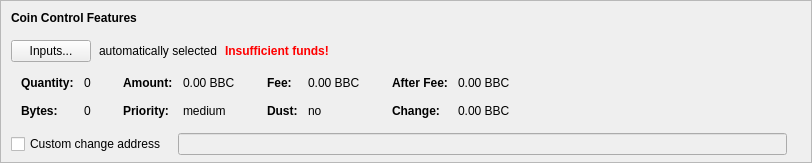
    <widget class="QFrame" name="frameCoinControl">
     <property name="sizePolicy">
      <sizepolicy hsizetype="Expanding" vsizetype="Expanding">
       <horstretch>0</horstretch>
       <verstretch>0</verstretch>
      </sizepolicy>
     </property>
     <property name="maximumSize">
      <size>
       <width>16777215</width>
       <height>16777215</height>
      </size>
     </property>
     <property name="frameShape">
      <enum>QFrame::StyledPanel</enum>
     </property>
     <property name="frameShadow">
      <enum>QFrame::Sunken</enum>
     </property>
     <layout class="QVBoxLayout" name="verticalLayoutCoinControl2">
      <property name="spacing">
       <number>0</number>
      </property>
      <property name="leftMargin">
       <number>0</number>
      </property>
      <property name="topMargin">
       <number>0</number>
      </property>
      <property name="rightMargin">
       <number>0</number>
      </property>
      <property name="bottomMargin">
       <number>6</number>
      </property>
      <item>
       <layout class="QVBoxLayout" name="verticalLayoutCoinControl" stretch="0,0,0,0,1">
        <property name="spacing">
         <number>0</number>
        </property>
        <property name="leftMargin">
         <number>10</number>
        </property>
        <property name="topMargin">
         <number>10</number>
        </property>
        <item>
         <layout class="QHBoxLayout" name="horizontalLayoutCoinControl1">
          <property name="bottomMargin">
           <number>15</number>
          </property>
          <item>
           <widget class="QLabel" name="labelCoinControlFeatures">
            <property name="sizePolicy">
             <sizepolicy hsizetype="Preferred" vsizetype="Maximum">
              <horstretch>0</horstretch>
              <verstretch>0</verstretch>
             </sizepolicy>
            </property>
            <property name="font">
             <font>
              <weight>75</weight>
              <bold>true</bold>
             </font>
            </property>
            <property name="styleSheet">
             <string notr="true">font-weight:bold;</string>
            </property>
            <property name="text">
             <string>Coin Control Features</string>
            </property>
           </widget>
          </item>
         </layout>
        </item>
        <item>
         <layout class="QHBoxLayout" name="horizontalLayoutCoinControl2" stretch="0,0,0,0">
          <property name="spacing">
           <number>8</number>
          </property>
          <property name="bottomMargin">
           <number>10</number>
          </property>
          <item>
           <widget class="QPushButton" name="pushButtonCoinControl">
            <property name="styleSheet">
             <string notr="true"/>
            </property>
            <property name="text">
             <string>Inputs...</string>
            </property>
            <property name="autoDefault">
             <bool>false</bool>
            </property>
           </widget>
          </item>
          <item>
           <widget class="QLabel" name="labelCoinControlAutomaticallySelected">
            <property name="text">
             <string>automatically selected</string>
            </property>
            <property name="margin">
             <number>5</number>
            </property>
           </widget>
          </item>
          <item>
           <widget class="QLabel" name="labelCoinControlInsuffFunds">
            <property name="font">
             <font>
              <weight>75</weight>
              <bold>true</bold>
             </font>
            </property>
            <property name="styleSheet">
             <string notr="true">color:red;font-weight:bold;</string>
            </property>
            <property name="text">
             <string>Insufficient funds!</string>
            </property>
            <property name="margin">
             <number>5</number>
            </property>
           </widget>
          </item>
          <item>
           <spacer name="horizontalSpacerCoinControl">
            <property name="orientation">
             <enum>Qt::Horizontal</enum>
            </property>
            <property name="sizeHint" stdset="0">
             <size>
              <width>40</width>
              <height>1</height>
             </size>
            </property>
           </spacer>
          </item>
         </layout>
        </item>
        <item>
         <widget class="QWidget" name="widgetCoinControl" native="true">
          <property name="sizePolicy">
           <sizepolicy hsizetype="Preferred" vsizetype="Preferred">
            <horstretch>0</horstretch>
            <verstretch>0</verstretch>
           </sizepolicy>
          </property>
          <property name="minimumSize">
           <size>
            <width>0</width>
            <height>0</height>
           </size>
          </property>
          <property name="styleSheet">
           <string notr="true"/>
          </property>
          <layout class="QHBoxLayout" name="horizontalLayoutCoinControl5">
           <property name="leftMargin">
            <number>0</number>
           </property>
           <property name="topMargin">
            <number>0</number>
           </property>
           <property name="rightMargin">
            <number>0</number>
           </property>
           <property name="bottomMargin">
            <number>0</number>
           </property>
           <item>
            <layout class="QHBoxLayout" name="horizontalLayoutCoinControl3" stretch="0,0,0,1">
             <property name="spacing">
              <number>20</number>
             </property>
             <property name="topMargin">
              <number>0</number>
             </property>
             <property name="bottomMargin">
              <number>10</number>
             </property>
             <item>
              <layout class="QFormLayout" name="formLayoutCoinControl1">
               <property name="horizontalSpacing">
                <number>10</number>
               </property>
               <property name="verticalSpacing">
                <number>14</number>
               </property>
               <property name="leftMargin">
                <number>10</number>
               </property>
               <property name="topMargin">
                <number>4</number>
               </property>
               <property name="rightMargin">
                <number>6</number>
               </property>
               <item row="0" column="0">
                <widget class="QLabel" name="labelCoinControlQuantityText">
                 <property name="font">
                  <font>
                   <weight>75</weight>
                   <bold>true</bold>
                  </font>
                 </property>
                 <property name="text">
                  <string>Quantity:</string>
                 </property>
                 <property name="margin">
                  <number>0</number>
                 </property>
                </widget>
               </item>
               <item row="0" column="1">
                <widget class="QLabel" name="labelCoinControlQuantity">
                 <property name="cursor">
                  <cursorShape>IBeamCursor</cursorShape>
                 </property>
                 <property name="contextMenuPolicy">
                  <enum>Qt::ActionsContextMenu</enum>
                 </property>
                 <property name="text">
                  <string notr="true">0</string>
                 </property>
                 <property name="margin">
                  <number>0</number>
                 </property>
                 <property name="textInteractionFlags">
                  <set>Qt::LinksAccessibleByMouse|Qt::TextSelectableByKeyboard|Qt::TextSelectableByMouse</set>
                 </property>
                </widget>
               </item>
               <item row="1" column="0">
                <widget class="QLabel" name="labelCoinControlBytesText">
                 <property name="font">
                  <font>
                   <weight>75</weight>
                   <bold>true</bold>
                  </font>
                 </property>
                 <property name="text">
                  <string>Bytes:</string>
                 </property>
                </widget>
               </item>
               <item row="1" column="1">
                <widget class="QLabel" name="labelCoinControlBytes">
                 <property name="cursor">
                  <cursorShape>IBeamCursor</cursorShape>
                 </property>
                 <property name="contextMenuPolicy">
                  <enum>Qt::ActionsContextMenu</enum>
                 </property>
                 <property name="text">
                  <string notr="true">0</string>
                 </property>
                 <property name="textInteractionFlags">
                  <set>Qt::LinksAccessibleByMouse|Qt::TextSelectableByKeyboard|Qt::TextSelectableByMouse</set>
                 </property>
                </widget>
               </item>
              </layout>
             </item>
             <item>
              <layout class="QFormLayout" name="formLayoutCoinControl2">
               <property name="horizontalSpacing">
                <number>10</number>
               </property>
               <property name="verticalSpacing">
                <number>14</number>
               </property>
               <property name="leftMargin">
                <number>6</number>
               </property>
               <property name="topMargin">
                <number>4</number>
               </property>
               <property name="rightMargin">
                <number>6</number>
               </property>
               <item row="0" column="0">
                <widget class="QLabel" name="labelCoinControlAmountText">
                 <property name="font">
                  <font>
                   <weight>75</weight>
                   <bold>true</bold>
                  </font>
                 </property>
                 <property name="text">
                  <string>Amount:</string>
                 </property>
                 <property name="margin">
                  <number>0</number>
                 </property>
                </widget>
               </item>
               <item row="0" column="1">
                <widget class="QLabel" name="labelCoinControlAmount">
                 <property name="cursor">
                  <cursorShape>IBeamCursor</cursorShape>
                 </property>
                 <property name="contextMenuPolicy">
                  <enum>Qt::ActionsContextMenu</enum>
                 </property>
                 <property name="text">
                  <string notr="true">0.00 BBC</string>
                 </property>
                 <property name="textInteractionFlags">
                  <set>Qt::LinksAccessibleByMouse|Qt::TextSelectableByKeyboard|Qt::TextSelectableByMouse</set>
                 </property>
                </widget>
               </item>
               <item row="1" column="0">
                <widget class="QLabel" name="labelCoinControlPriorityText">
                 <property name="font">
                  <font>
                   <weight>75</weight>
                   <bold>true</bold>
                  </font>
                 </property>
                 <property name="text">
                  <string>Priority:</string>
                 </property>
                </widget>
               </item>
               <item row="1" column="1">
                <widget class="QLabel" name="labelCoinControlPriority">
                 <property name="cursor">
                  <cursorShape>IBeamCursor</cursorShape>
                 </property>
                 <property name="contextMenuPolicy">
                  <enum>Qt::ActionsContextMenu</enum>
                 </property>
                 <property name="text">
                  <string>medium</string>
                 </property>
                 <property name="textInteractionFlags">
                  <set>Qt::LinksAccessibleByMouse|Qt::TextSelectableByKeyboard|Qt::TextSelectableByMouse</set>
                 </property>
                </widget>
               </item>
              </layout>
             </item>
             <item>
              <layout class="QFormLayout" name="formLayoutCoinControl3">
               <property name="horizontalSpacing">
                <number>10</number>
               </property>
               <property name="verticalSpacing">
                <number>14</number>
               </property>
               <property name="leftMargin">
                <number>6</number>
               </property>
               <property name="topMargin">
                <number>4</number>
               </property>
               <property name="rightMargin">
                <number>6</number>
               </property>
               <item row="0" column="0">
                <widget class="QLabel" name="labelCoinControlFeeText">
                 <property name="font">
                  <font>
                   <weight>75</weight>
                   <bold>true</bold>
                  </font>
                 </property>
                 <property name="text">
                  <string>Fee:</string>
                 </property>
                 <property name="margin">
                  <number>0</number>
                 </property>
                </widget>
               </item>
               <item row="0" column="1">
                <widget class="QLabel" name="labelCoinControlFee">
                 <property name="cursor">
                  <cursorShape>IBeamCursor</cursorShape>
                 </property>
                 <property name="contextMenuPolicy">
                  <enum>Qt::ActionsContextMenu</enum>
                 </property>
                 <property name="text">
                  <string notr="true">0.00 BBC</string>
                 </property>
                 <property name="textInteractionFlags">
                  <set>Qt::LinksAccessibleByMouse|Qt::TextSelectableByKeyboard|Qt::TextSelectableByMouse</set>
                 </property>
                </widget>
               </item>
               <item row="1" column="0">
                <widget class="QLabel" name="labelCoinControlLowOutputText">
                 <property name="font">
                  <font>
                   <weight>75</weight>
                   <bold>true</bold>
                  </font>
                 </property>
                 <property name="text">
                  <string>Dust:</string>
                 </property>
                </widget>
               </item>
               <item row="1" column="1">
                <widget class="QLabel" name="labelCoinControlLowOutput">
                 <property name="cursor">
                  <cursorShape>IBeamCursor</cursorShape>
                 </property>
                 <property name="contextMenuPolicy">
                  <enum>Qt::ActionsContextMenu</enum>
                 </property>
                 <property name="text">
                  <string>no</string>
                 </property>
                 <property name="textInteractionFlags">
                  <set>Qt::LinksAccessibleByMouse|Qt::TextSelectableByKeyboard|Qt::TextSelectableByMouse</set>
                 </property>
                </widget>
               </item>
              </layout>
             </item>
             <item>
              <layout class="QFormLayout" name="formLayoutCoinControl4">
               <property name="horizontalSpacing">
                <number>10</number>
               </property>
               <property name="verticalSpacing">
                <number>14</number>
               </property>
               <property name="leftMargin">
                <number>6</number>
               </property>
               <property name="topMargin">
                <number>4</number>
               </property>
               <property name="rightMargin">
                <number>6</number>
               </property>
               <item row="0" column="0">
                <widget class="QLabel" name="labelCoinControlAfterFeeText">
                 <property name="font">
                  <font>
                   <weight>75</weight>
                   <bold>true</bold>
                  </font>
                 </property>
                 <property name="text">
                  <string>After Fee:</string>
                 </property>
                 <property name="margin">
                  <number>0</number>
                 </property>
                </widget>
               </item>
               <item row="0" column="1">
                <widget class="QLabel" name="labelCoinControlAfterFee">
                 <property name="cursor">
                  <cursorShape>IBeamCursor</cursorShape>
                 </property>
                 <property name="contextMenuPolicy">
                  <enum>Qt::ActionsContextMenu</enum>
                 </property>
                 <property name="text">
                  <string notr="true">0.00 BBC</string>
                 </property>
                 <property name="textInteractionFlags">
                  <set>Qt::LinksAccessibleByMouse|Qt::TextSelectableByKeyboard|Qt::TextSelectableByMouse</set>
                 </property>
                </widget>
               </item>
               <item row="1" column="0">
                <widget class="QLabel" name="labelCoinControlChangeText">
                 <property name="font">
                  <font>
                   <weight>75</weight>
                   <bold>true</bold>
                  </font>
                 </property>
                 <property name="text">
                  <string>Change:</string>
                 </property>
                </widget>
               </item>
               <item row="1" column="1">
                <widget class="QLabel" name="labelCoinControlChange">
                 <property name="cursor">
                  <cursorShape>IBeamCursor</cursorShape>
                 </property>
                 <property name="contextMenuPolicy">
                  <enum>Qt::ActionsContextMenu</enum>
                 </property>
                 <property name="text">
                  <string notr="true">0.00 BBC</string>
                 </property>
                 <property name="textInteractionFlags">
                  <set>Qt::LinksAccessibleByMouse|Qt::TextSelectableByKeyboard|Qt::TextSelectableByMouse</set>
                 </property>
                </widget>
               </item>
              </layout>
             </item>
            </layout>
           </item>
          </layout>
         </widget>
        </item>
        <item>
         <layout class="QHBoxLayout" name="horizontalLayoutCoinControl4" stretch="0,0,0">
          <property name="spacing">
           <number>12</number>
          </property>
          <property name="sizeConstraint">
           <enum>QLayout::SetDefaultConstraint</enum>
          </property>
          <property name="topMargin">
           <number>5</number>
          </property>
          <property name="rightMargin">
           <number>5</number>
          </property>
          <item>
           <widget class="QCheckBox" name="checkBoxCoinControlChange">
            <property name="toolTip">
             <string>If this is activated, but the change address is empty or invalid, change will be sent to a newly generated address.</string>
            </property>
            <property name="text">
             <string>Custom change address</string>
            </property>
           </widget>
          </item>
          <item>
           <widget class="QValidatedLineEdit" name="lineEditCoinControlChange">
            <property name="enabled">
             <bool>false</bool>
            </property>
            <property name="sizePolicy">
             <sizepolicy hsizetype="Expanding" vsizetype="Fixed">
              <horstretch>0</horstretch>
              <verstretch>0</verstretch>
             </sizepolicy>
            </property>
           </widget>
          </item>
          <item>
           <widget class="QLabel" name="labelCoinControlChangeLabel">
            <property name="sizePolicy">
             <sizepolicy hsizetype="Preferred" vsizetype="Expanding">
              <horstretch>0</horstretch>
              <verstretch>0</verstretch>
             </sizepolicy>
            </property>
            <property name="minimumSize">
             <size>
              <width>0</width>
              <height>0</height>
             </size>
            </property>
            <property name="text">
             <string/>
            </property>
            <property name="margin">
             <number>3</number>
            </property>
           </widget>
          </item>
         </layout>
        </item>
        <item>
         <spacer name="verticalSpacerCoinControl">
          <property name="orientation">
           <enum>Qt::Vertical</enum>
          </property>
          <property name="sizeHint" stdset="0">
           <size>
            <width>800</width>
            <height>1</height>
           </size>
          </property>
         </spacer>
        </item>
       </layout>
      </item>
     </layout>
    </widget>
